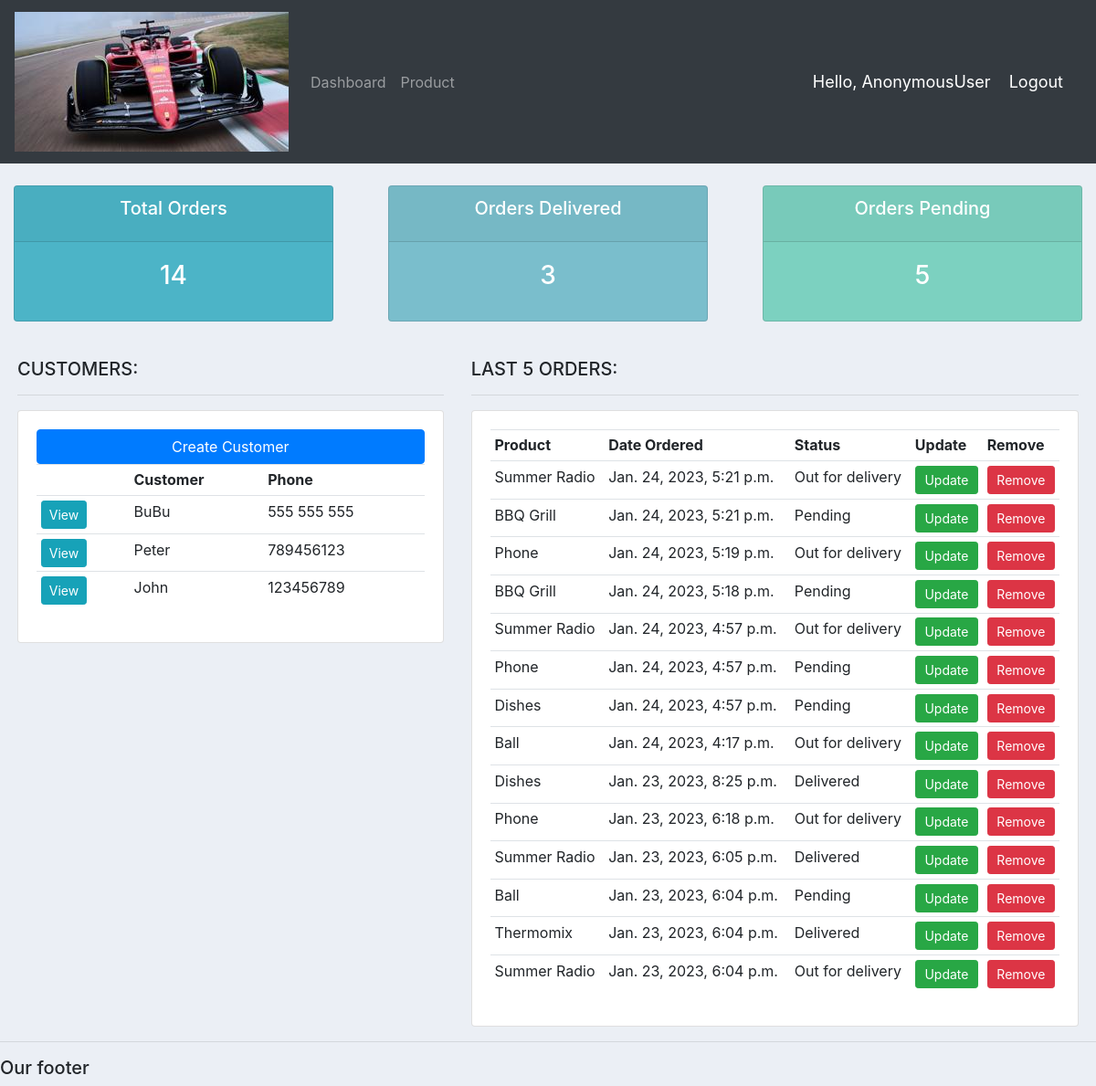
The app's page /, older data.
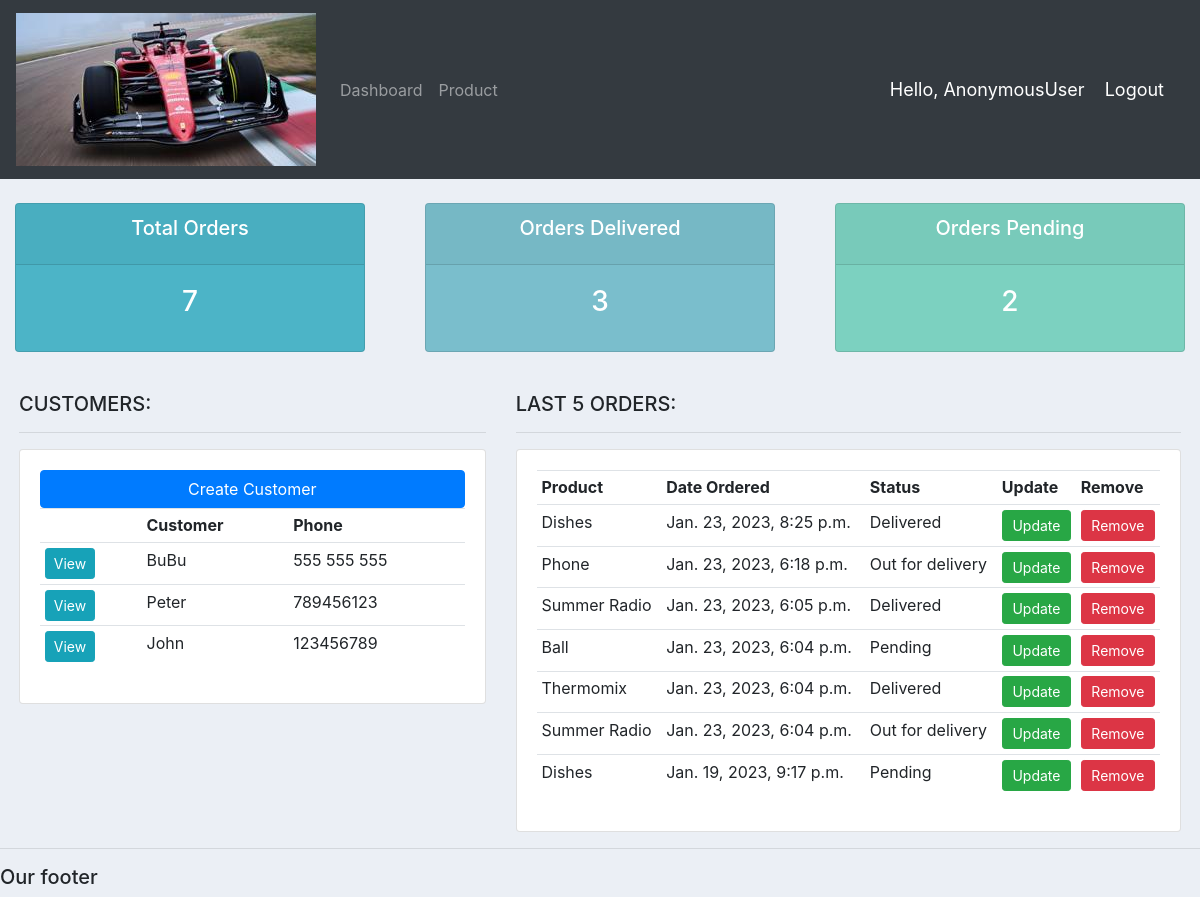
The same page, newer data.
### accounts/models.py (models this page shows, shortened)
class Customer(models.Model):
    name = models.CharField(max_length=200, null=True)
    phone = models.CharField(max_length=200, null=True)
    email = models.CharField(max_length=200, null=True)
    date_created = models.DateTimeField(auto_now_add=True, null=True)

class Order(models.Model):
    STATUS = (
        ('Pending', 'Pending'), #(A,B) - A -> Value to be set, B -> value seen in the list
        ('Out for delivery', 'Out for delivery'),
        ('Delivered', 'Delivered'),
    )
    customer = models.ForeignKey(Customer, null=True, on_delete= models.SET_NULL)
    product = models.ForeignKey(Product, null=True, on_delete= models.SET_NULL)
    status = models.CharField(max_length=200, null=True, choices=STATUS)
    date_created = models.DateTimeField(auto_now_add=True, null=True)
    note = models.CharField(max_length=1000, null=True)

class Product(models.Model):
    CATEGORY = (
        ('Indoor', 'Indoor'),
        ('Outdoor', 'Outdoor'),
    )
    name = models.CharField(max_length=200, null=True)
    price = models.FloatField(null=True)
    category = models.CharField(max_length=200, null=True, choices=CATEGORY)
    description = models.CharField(max_length=200, null=True)
    tags = models.ManyToManyField(Tag)
    date_created = models.DateTimeField(auto_now_add=True, null=True)
    def __str__(self):
        return self.name

### accounts/views.py (the view)
# urls.py: path('', views.home, name="crm-home"),
def home(request):
    customers = Customer.objects.all()
    orders = Order.objects.all().order_by('-id')
    total_customers = customers.count()
    total_orders = orders.count()
    delivered = orders.filter(status = 'Delivered').count()
    pending = orders.filter(status = 'Pending').count()
    context = {
        'customers': customers,
        'orders': orders,
        'total_customers': total_customers,
        'total_orders': total_orders,
        'delivered': delivered,
        'pending': pending,
         }
    return render(request, 'accounts/dashboard.html', context)

### accounts/templates/accounts/dashboard.html
{% extends 'accounts/main.html' %}
{% block content %}
{% include 'accounts/status.html' %}
<br>
<div class="row mr-1 ml-1">
    <div class="col-md-5">
        <h5> CUSTOMERS: </h5>
        <hr>
        <div class="card card-body">
            <a class="btn btn-primary btn sm btn-block" href="#"> Create Customer </a>
            <table class="table table-sm">
                <tr>
                    <th></th>
                    <th>Customer</th>
                    <th>Phone</th>
                </tr>
                {% for customer in customers %}
                <tr>
                    <td> <a href="{% url 'crm-customer' customer.id %}" class="btn btn-sm btn-info">View</a></td>
                    <td> {{ customer.name }} </td>
                    <td> {{ customer.phone }} </td>
                </tr>
                {% endfor %}
            </table>
        </div>
    </div>
    <div class="col-md-7">
        <h5> LAST 5 ORDERS: </h5>
        <hr>
        <div class="card card-body">
            <table class="table table-sm">
                <tr>
                    <th>Product</th>
                    <th>Date Ordered</th>
                    <th>Status</th>
                    <th>Update</th>
                    <th>Remove</th>
                </tr>
                {% for order in orders %}
                <tr>
                    <td> {{ order.product }} </td>
                    <td> {{ order.date_created }} </td>
                    <td> {{ order.status }} </td>
                    <td> <a href="{% url 'crm-update-order' order.id %}" class="btn btn-success btn-sm btn-block"> Update  </a> </td>
                    <td> <a href="{% url 'crm-delete-order' order.id %}"  class="btn btn-danger btn-sm btn-block"> Remove </a> </td>
                </tr>
                {% endfor %}
            </table>
        </div>
    </div>
</div>
{% endblock %}

Row changes from the older to the newer data that the page shows:
removed Order: product "Summer Radio", date_created "Jan. 24, 2023, 5:21 p.m.", status "Out for delivery"
removed Order: product "BBQ Grill", date_created "Jan. 24, 2023, 5:21 p.m.", status "Pending"
removed Order: product "Phone", date_created "Jan. 24, 2023, 5:19 p.m.", status "Out for delivery"
removed Order: product "BBQ Grill", date_created "Jan. 24, 2023, 5:18 p.m.", status "Pending"
removed Order: product "Summer Radio", date_created "Jan. 24, 2023, 4:57 p.m.", status "Out for delivery"
removed Order: product "Phone", date_created "Jan. 24, 2023, 4:57 p.m.", status "Pending"
removed Order: product "Dishes", date_created "Jan. 24, 2023, 4:57 p.m.", status "Pending"
removed Order: product "Ball", date_created "Jan. 24, 2023, 4:17 p.m.", status "Out for delivery"
added Order: product "Dishes", date_created "Jan. 19, 2023, 9:17 p.m.", status "Pending"
Text that changed along with them:
{{ total_orders }}: "14" → "7"
{{ pending }}: "5" → "2"
